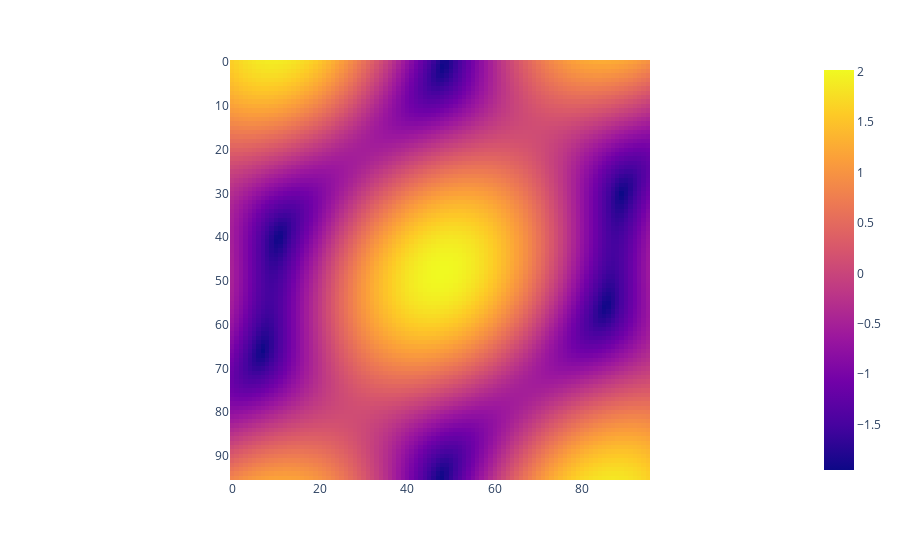
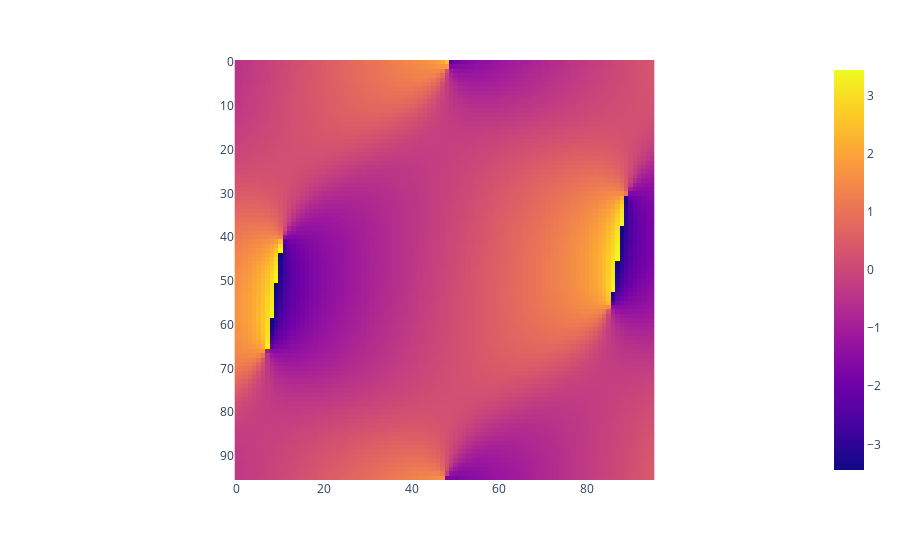
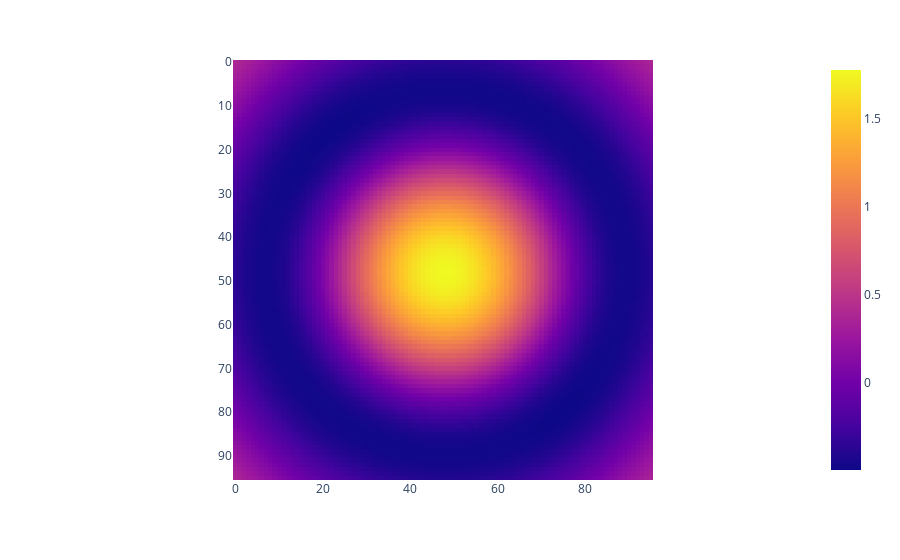
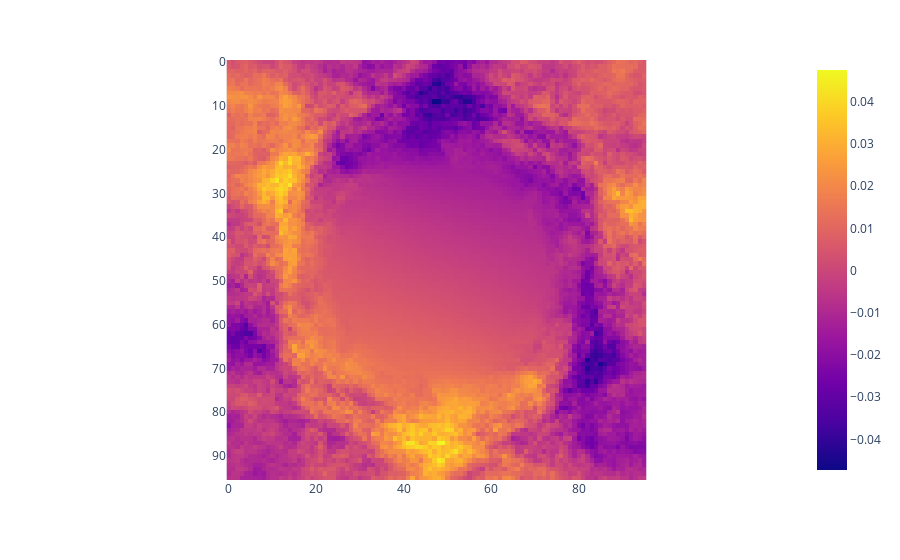

The notebook cell these images were saved under, in order:
### Code cell
n = 10
plot_map(amplitudes_array[n])
plot_map(phases_array[n])
im = model.predict(train_flattened_fluxes_array[n].reshape(1,1320))
plot_map(im[0][0])
plot_map(im[0][1])
plot_map(train_flattened_fluxes_array[n].reshape(fluxes_array[n].shape))

### Figure 1 — Plotly figure (JSON) as saved in the notebook; plotly's stock layout.template omitted (floating-point values rounded to 4 significant figures; data arrays with more than 128 entries replaced by an {"elided": "..."} marker saying what was removed)
{"data": [{"coloraxis": "coloraxis", "hovertemplate": "x: %{x}<br>y: %{y}<br>color: %{z}<extra></extra>", "name": "0", "type": "heatmap", "xaxis": "x", "yaxis": "y", "z": {"elided": "96x96 float values"}}], "layout": {"coloraxis": {"colorscale": [[0, "#0d0887"], [0.1111, "#46039f"], [0.2222, "#7201a8"], [0.3333, "#9c179e"], [0.4444, "#bd3786"], [0.5556, "#d8576b"], [0.6667, "#ed7953"], [0.7778, "#fb9f3a"], [0.8889, "#fdca26"], [1, "#f0f921"]]}, "margin": {"t": 60}, "xaxis": {"anchor": "y", "constrain": "domain", "domain": [0, 1], "scaleanchor": "y"}, "yaxis": {"anchor": "x", "autorange": "reversed", "constrain": "domain", "domain": [0, 1]}}}

### Figure 2 — Plotly figure (JSON) as saved in the notebook; plotly's stock layout.template omitted (floating-point values rounded to 4 significant figures; data arrays with more than 128 entries replaced by an {"elided": "..."} marker saying what was removed)
{"data": [{"coloraxis": "coloraxis", "hovertemplate": "x: %{x}<br>y: %{y}<br>color: %{z}<extra></extra>", "name": "0", "type": "heatmap", "xaxis": "x", "yaxis": "y", "z": {"elided": "96x96 float values"}}], "layout": {"coloraxis": {"colorscale": [[0, "#0d0887"], [0.1111, "#46039f"], [0.2222, "#7201a8"], [0.3333, "#9c179e"], [0.4444, "#bd3786"], [0.5556, "#d8576b"], [0.6667, "#ed7953"], [0.7778, "#fb9f3a"], [0.8889, "#fdca26"], [1, "#f0f921"]]}, "margin": {"t": 60}, "xaxis": {"anchor": "y", "constrain": "domain", "domain": [0, 1], "scaleanchor": "y"}, "yaxis": {"anchor": "x", "autorange": "reversed", "constrain": "domain", "domain": [0, 1]}}}

### Figure 3 — Plotly figure (JSON) as saved in the notebook; plotly's stock layout.template omitted (floating-point values rounded to 4 significant figures; data arrays with more than 128 entries replaced by an {"elided": "..."} marker saying what was removed)
{"data": [{"coloraxis": "coloraxis", "hovertemplate": "x: %{x}<br>y: %{y}<br>color: %{z}<extra></extra>", "name": "0", "type": "heatmap", "xaxis": "x", "yaxis": "y", "z": {"elided": "96x96 float values"}}], "layout": {"coloraxis": {"colorscale": [[0, "#0d0887"], [0.1111, "#46039f"], [0.2222, "#7201a8"], [0.3333, "#9c179e"], [0.4444, "#bd3786"], [0.5556, "#d8576b"], [0.6667, "#ed7953"], [0.7778, "#fb9f3a"], [0.8889, "#fdca26"], [1, "#f0f921"]]}, "margin": {"t": 60}, "xaxis": {"anchor": "y", "constrain": "domain", "domain": [0, 1], "scaleanchor": "y"}, "yaxis": {"anchor": "x", "autorange": "reversed", "constrain": "domain", "domain": [0, 1]}}}

### Figure 4 — Plotly figure (JSON) as saved in the notebook; plotly's stock layout.template omitted (floating-point values rounded to 4 significant figures; data arrays with more than 128 entries replaced by an {"elided": "..."} marker saying what was removed)
{"data": [{"coloraxis": "coloraxis", "hovertemplate": "x: %{x}<br>y: %{y}<br>color: %{z}<extra></extra>", "name": "0", "type": "heatmap", "xaxis": "x", "yaxis": "y", "z": {"elided": "96x96 float values"}}], "layout": {"coloraxis": {"colorscale": [[0, "#0d0887"], [0.1111, "#46039f"], [0.2222, "#7201a8"], [0.3333, "#9c179e"], [0.4444, "#bd3786"], [0.5556, "#d8576b"], [0.6667, "#ed7953"], [0.7778, "#fb9f3a"], [0.8889, "#fdca26"], [1, "#f0f921"]]}, "margin": {"t": 60}, "xaxis": {"anchor": "y", "constrain": "domain", "domain": [0, 1], "scaleanchor": "y"}, "yaxis": {"anchor": "x", "autorange": "reversed", "constrain": "domain", "domain": [0, 1]}}}
